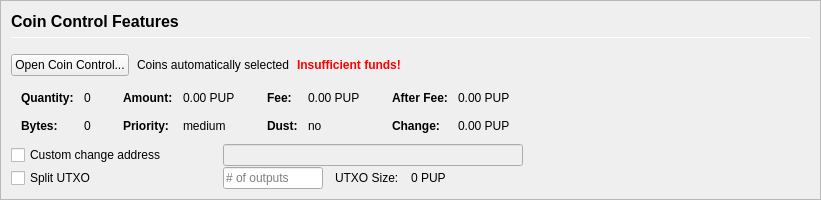
         <widget class="QFrame" name="frameCoinControl">
          <property name="sizePolicy">
           <sizepolicy hsizetype="Expanding" vsizetype="Expanding">
            <horstretch>0</horstretch>
            <verstretch>0</verstretch>
           </sizepolicy>
          </property>
          <property name="maximumSize">
           <size>
            <width>16777215</width>
            <height>16777215</height>
           </size>
          </property>
          <property name="frameShape">
           <enum>QFrame::StyledPanel</enum>
          </property>
          <property name="frameShadow">
           <enum>QFrame::Sunken</enum>
          </property>
          <layout class="QVBoxLayout" name="verticalLayoutCoinControl2">
           <property name="spacing">
            <number>0</number>
           </property>
           <property name="margin">
            <number>0</number>
           </property>
           <item>
            <widget class="QFrame" name="frameCoinControl_BG">
             <layout class="QVBoxLayout" name="verticalLayoutCoinControl" stretch="0,0,0,0,0,0">
              <property name="spacing">
               <number>1</number>
              </property>
              <property name="leftMargin">
               <number>10</number>
              </property>
              <property name="topMargin">
               <number>10</number>
              </property>
              <item>
               <layout class="QHBoxLayout" name="horizontalLayoutCoinControl1">
                <property name="bottomMargin">
                 <number>15</number>
                </property>
                <item>
                 <layout class="QVBoxLayout" name="verticalLayout_3">
                  <property name="spacing">
                   <number>6</number>
                  </property>
                  <item>
                   <widget class="QLabel" name="labelCoinControlFeatures">
                    <property name="sizePolicy">
                     <sizepolicy hsizetype="Preferred" vsizetype="Maximum">
                      <horstretch>0</horstretch>
                      <verstretch>0</verstretch>
                     </sizepolicy>
                    </property>
                    <property name="minimumSize">
                     <size>
                      <width>0</width>
                      <height>20</height>
                     </size>
                    </property>
                    <property name="font">
                     <font>
                      <pointsize>12</pointsize>
                      <weight>75</weight>
                      <bold>true</bold>
                     </font>
                    </property>
                    <property name="styleSheet">
                     <string notr="true">font-weight:bold;</string>
                    </property>
                    <property name="text">
                     <string>Coin Control Features</string>
                    </property>
                   </widget>
                  </item>
                  <item>
                   <widget class="Line" name="line">
                    <property name="minimumSize">
                     <size>
                      <width>0</width>
                      <height>1</height>
                     </size>
                    </property>
                    <property name="maximumSize">
                     <size>
                      <width>16777215</width>
                      <height>1</height>
                     </size>
                    </property>
                    <property name="orientation">
                     <enum>Qt::Horizontal</enum>
                    </property>
                   </widget>
                  </item>
                 </layout>
                </item>
               </layout>
              </item>
              <item>
               <layout class="QHBoxLayout" name="horizontalLayoutCoinControl2" stretch="0,0,0,0">
                <property name="spacing">
                 <number>8</number>
                </property>
                <property name="bottomMargin">
                 <number>10</number>
                </property>
                <item>
                 <widget class="QPushButton" name="pushButtonCoinControl">
                  <property name="styleSheet">
                   <string notr="true"/>
                  </property>
                  <property name="text">
                   <string>Open Coin Control...</string>
                  </property>
                  <property name="autoDefault">
                   <bool>false</bool>
                  </property>
                 </widget>
                </item>
                <item>
                 <widget class="QLabel" name="labelCoinControlAutomaticallySelected">
                  <property name="text">
                   <string>Coins automatically selected</string>
                  </property>
                  <property name="margin">
                   <number>5</number>
                  </property>
                 </widget>
                </item>
                <item>
                 <widget class="QLabel" name="labelCoinControlInsuffFunds">
                  <property name="font">
                   <font>
                    <weight>75</weight>
                    <bold>true</bold>
                   </font>
                  </property>
                  <property name="styleSheet">
                   <string notr="true">color:red;font-weight:bold;</string>
                  </property>
                  <property name="text">
                   <string>Insufficient funds!</string>
                  </property>
                  <property name="margin">
                   <number>5</number>
                  </property>
                 </widget>
                </item>
                <item>
                 <spacer name="horizontalSpacerCoinControl">
                  <property name="orientation">
                   <enum>Qt::Horizontal</enum>
                  </property>
                  <property name="sizeHint" stdset="0">
                   <size>
                    <width>40</width>
                    <height>1</height>
                   </size>
                  </property>
                 </spacer>
                </item>
               </layout>
              </item>
              <item>
               <widget class="QWidget" name="widgetCoinControl" native="true">
                <property name="sizePolicy">
                 <sizepolicy hsizetype="Preferred" vsizetype="Preferred">
                  <horstretch>0</horstretch>
                  <verstretch>0</verstretch>
                 </sizepolicy>
                </property>
                <property name="minimumSize">
                 <size>
                  <width>0</width>
                  <height>0</height>
                 </size>
                </property>
                <property name="styleSheet">
                 <string notr="true"/>
                </property>
                <layout class="QHBoxLayout" name="horizontalLayoutCoinControl5">
                 <property name="margin">
                  <number>0</number>
                 </property>
                 <item>
                  <layout class="QHBoxLayout" name="horizontalLayoutCoinControl3" stretch="0,0,0,1">
                   <property name="spacing">
                    <number>20</number>
                   </property>
                   <property name="topMargin">
                    <number>0</number>
                   </property>
                   <property name="bottomMargin">
                    <number>10</number>
                   </property>
                   <item>
                    <layout class="QFormLayout" name="formLayoutCoinControl1">
                     <property name="horizontalSpacing">
                      <number>10</number>
                     </property>
                     <property name="verticalSpacing">
                      <number>14</number>
                     </property>
                     <property name="leftMargin">
                      <number>10</number>
                     </property>
                     <property name="topMargin">
                      <number>4</number>
                     </property>
                     <property name="rightMargin">
                      <number>6</number>
                     </property>
                     <item row="0" column="0">
                      <widget class="QLabel" name="labelCoinControlQuantityText">
                       <property name="font">
                        <font>
                         <weight>75</weight>
                         <bold>true</bold>
                        </font>
                       </property>
                       <property name="text">
                        <string>Quantity:</string>
                       </property>
                       <property name="margin">
                        <number>0</number>
                       </property>
                      </widget>
                     </item>
                     <item row="0" column="1">
                      <widget class="QLabel" name="labelCoinControlQuantity">
                       <property name="cursor">
                        <cursorShape>IBeamCursor</cursorShape>
                       </property>
                       <property name="contextMenuPolicy">
                        <enum>Qt::ActionsContextMenu</enum>
                       </property>
                       <property name="text">
                        <string notr="true">0</string>
                       </property>
                       <property name="margin">
                        <number>0</number>
                       </property>
                       <property name="textInteractionFlags">
                        <set>Qt::LinksAccessibleByMouse|Qt::TextSelectableByKeyboard|Qt::TextSelectableByMouse</set>
                       </property>
                      </widget>
                     </item>
                     <item row="1" column="0">
                      <widget class="QLabel" name="labelCoinControlBytesText">
                       <property name="font">
                        <font>
                         <weight>75</weight>
                         <bold>true</bold>
                        </font>
                       </property>
                       <property name="text">
                        <string>Bytes:</string>
                       </property>
                      </widget>
                     </item>
                     <item row="1" column="1">
                      <widget class="QLabel" name="labelCoinControlBytes">
                       <property name="cursor">
                        <cursorShape>IBeamCursor</cursorShape>
                       </property>
                       <property name="contextMenuPolicy">
                        <enum>Qt::ActionsContextMenu</enum>
                       </property>
                       <property name="text">
                        <string notr="true">0</string>
                       </property>
                       <property name="textInteractionFlags">
                        <set>Qt::LinksAccessibleByMouse|Qt::TextSelectableByKeyboard|Qt::TextSelectableByMouse</set>
                       </property>
                      </widget>
                     </item>
                    </layout>
                   </item>
                   <item>
                    <layout class="QFormLayout" name="formLayoutCoinControl2">
                     <property name="horizontalSpacing">
                      <number>10</number>
                     </property>
                     <property name="verticalSpacing">
                      <number>14</number>
                     </property>
                     <property name="leftMargin">
                      <number>6</number>
                     </property>
                     <property name="topMargin">
                      <number>4</number>
                     </property>
                     <property name="rightMargin">
                      <number>6</number>
                     </property>
                     <item row="0" column="0">
                      <widget class="QLabel" name="labelCoinControlAmountText">
                       <property name="font">
                        <font>
                         <weight>75</weight>
                         <bold>true</bold>
                        </font>
                       </property>
                       <property name="text">
                        <string>Amount:</string>
                       </property>
                       <property name="margin">
                        <number>0</number>
                       </property>
                      </widget>
                     </item>
                     <item row="0" column="1">
                      <widget class="QLabel" name="labelCoinControlAmount">
                       <property name="cursor">
                        <cursorShape>IBeamCursor</cursorShape>
                       </property>
                       <property name="contextMenuPolicy">
                        <enum>Qt::ActionsContextMenu</enum>
                       </property>
                       <property name="text">
                        <string notr="true">0.00 PUP</string>
                       </property>
                       <property name="textInteractionFlags">
                        <set>Qt::LinksAccessibleByMouse|Qt::TextSelectableByKeyboard|Qt::TextSelectableByMouse</set>
                       </property>
                      </widget>
                     </item>
                     <item row="1" column="0">
                      <widget class="QLabel" name="labelCoinControlPriorityText">
                       <property name="font">
                        <font>
                         <weight>75</weight>
                         <bold>true</bold>
                        </font>
                       </property>
                       <property name="text">
                        <string>Priority:</string>
                       </property>
                      </widget>
                     </item>
                     <item row="1" column="1">
                      <widget class="QLabel" name="labelCoinControlPriority">
                       <property name="cursor">
                        <cursorShape>IBeamCursor</cursorShape>
                       </property>
                       <property name="contextMenuPolicy">
                        <enum>Qt::ActionsContextMenu</enum>
                       </property>
                       <property name="text">
                        <string>medium</string>
                       </property>
                       <property name="textInteractionFlags">
                        <set>Qt::LinksAccessibleByMouse|Qt::TextSelectableByKeyboard|Qt::TextSelectableByMouse</set>
                       </property>
                      </widget>
                     </item>
                    </layout>
                   </item>
                   <item>
                    <layout class="QFormLayout" name="formLayoutCoinControl3">
                     <property name="horizontalSpacing">
                      <number>10</number>
                     </property>
                     <property name="verticalSpacing">
                      <number>14</number>
                     </property>
                     <property name="leftMargin">
                      <number>6</number>
                     </property>
                     <property name="topMargin">
                      <number>4</number>
                     </property>
                     <property name="rightMargin">
                      <number>6</number>
                     </property>
                     <item row="0" column="0">
                      <widget class="QLabel" name="labelCoinControlFeeText">
                       <property name="font">
                        <font>
                         <weight>75</weight>
                         <bold>true</bold>
                        </font>
                       </property>
                       <property name="text">
                        <string>Fee:</string>
                       </property>
                       <property name="margin">
                        <number>0</number>
                       </property>
                      </widget>
                     </item>
                     <item row="0" column="1">
                      <widget class="QLabel" name="labelCoinControlFee">
                       <property name="cursor">
                        <cursorShape>IBeamCursor</cursorShape>
                       </property>
                       <property name="contextMenuPolicy">
                        <enum>Qt::ActionsContextMenu</enum>
                       </property>
                       <property name="text">
                        <string notr="true">0.00 PUP</string>
                       </property>
                       <property name="textInteractionFlags">
                        <set>Qt::LinksAccessibleByMouse|Qt::TextSelectableByKeyboard|Qt::TextSelectableByMouse</set>
                       </property>
                      </widget>
                     </item>
                     <item row="1" column="0">
                      <widget class="QLabel" name="labelCoinControlLowOutputText">
                       <property name="font">
                        <font>
                         <weight>75</weight>
                         <bold>true</bold>
                        </font>
                       </property>
                       <property name="text">
                        <string>Dust:</string>
                       </property>
                      </widget>
                     </item>
                     <item row="1" column="1">
                      <widget class="QLabel" name="labelCoinControlLowOutput">
                       <property name="cursor">
                        <cursorShape>IBeamCursor</cursorShape>
                       </property>
                       <property name="contextMenuPolicy">
                        <enum>Qt::ActionsContextMenu</enum>
                       </property>
                       <property name="text">
                        <string>no</string>
                       </property>
                       <property name="textInteractionFlags">
                        <set>Qt::LinksAccessibleByMouse|Qt::TextSelectableByKeyboard|Qt::TextSelectableByMouse</set>
                       </property>
                      </widget>
                     </item>
                    </layout>
                   </item>
                   <item>
                    <layout class="QFormLayout" name="formLayoutCoinControl4">
                     <property name="horizontalSpacing">
                      <number>10</number>
                     </property>
                     <property name="verticalSpacing">
                      <number>14</number>
                     </property>
                     <property name="leftMargin">
                      <number>6</number>
                     </property>
                     <property name="topMargin">
                      <number>4</number>
                     </property>
                     <property name="rightMargin">
                      <number>6</number>
                     </property>
                     <item row="0" column="0">
                      <widget class="QLabel" name="labelCoinControlAfterFeeText">
                       <property name="font">
                        <font>
                         <weight>75</weight>
                         <bold>true</bold>
                        </font>
                       </property>
                       <property name="text">
                        <string>After Fee:</string>
                       </property>
                       <property name="margin">
                        <number>0</number>
                       </property>
                      </widget>
                     </item>
                     <item row="0" column="1">
                      <widget class="QLabel" name="labelCoinControlAfterFee">
                       <property name="cursor">
                        <cursorShape>IBeamCursor</cursorShape>
                       </property>
                       <property name="contextMenuPolicy">
                        <enum>Qt::ActionsContextMenu</enum>
                       </property>
                       <property name="text">
                        <string notr="true">0.00 PUP</string>
                       </property>
                       <property name="textInteractionFlags">
                        <set>Qt::LinksAccessibleByMouse|Qt::TextSelectableByKeyboard|Qt::TextSelectableByMouse</set>
                       </property>
                      </widget>
                     </item>
                     <item row="1" column="0">
                      <widget class="QLabel" name="labelCoinControlChangeText">
                       <property name="font">
                        <font>
                         <weight>75</weight>
                         <bold>true</bold>
                        </font>
                       </property>
                       <property name="text">
                        <string>Change:</string>
                       </property>
                      </widget>
                     </item>
                     <item row="1" column="1">
                      <widget class="QLabel" name="labelCoinControlChange">
                       <property name="cursor">
                        <cursorShape>IBeamCursor</cursorShape>
                       </property>
                       <property name="contextMenuPolicy">
                        <enum>Qt::ActionsContextMenu</enum>
                       </property>
                       <property name="text">
                        <string notr="true">0.00 PUP</string>
                       </property>
                       <property name="textInteractionFlags">
                        <set>Qt::LinksAccessibleByMouse|Qt::TextSelectableByKeyboard|Qt::TextSelectableByMouse</set>
                       </property>
                      </widget>
                     </item>
                    </layout>
                   </item>
                  </layout>
                 </item>
                </layout>
               </widget>
              </item>
              <item>
               <layout class="QHBoxLayout" name="horizontalLayoutCoinControl4">
                <property name="spacing">
                 <number>12</number>
                </property>
                <property name="sizeConstraint">
                 <enum>QLayout::SetDefaultConstraint</enum>
                </property>
                <property name="topMargin">
                 <number>0</number>
                </property>
                <property name="rightMargin">
                 <number>0</number>
                </property>
                <item>
                 <widget class="QCheckBox" name="checkBoxCoinControlChange">
                  <property name="sizePolicy">
                   <sizepolicy hsizetype="Preferred" vsizetype="Preferred">
                    <horstretch>0</horstretch>
                    <verstretch>0</verstretch>
                   </sizepolicy>
                  </property>
                  <property name="minimumSize">
                   <size>
                    <width>200</width>
                    <height>0</height>
                   </size>
                  </property>
                  <property name="maximumSize">
                   <size>
                    <width>200</width>
                    <height>16777215</height>
                   </size>
                  </property>
                  <property name="toolTip">
                   <string>If this is activated, but the change address is empty or invalid, change will be sent to a newly generated address.</string>
                  </property>
                  <property name="text">
                   <string>Custom change address</string>
                  </property>
                 </widget>
                </item>
                <item>
                 <widget class="QValidatedLineEdit" name="lineEditCoinControlChange">
                  <property name="enabled">
                   <bool>false</bool>
                  </property>
                  <property name="sizePolicy">
                   <sizepolicy hsizetype="Preferred" vsizetype="Preferred">
                    <horstretch>0</horstretch>
                    <verstretch>0</verstretch>
                   </sizepolicy>
                  </property>
                  <property name="minimumSize">
                   <size>
                    <width>300</width>
                    <height>0</height>
                   </size>
                  </property>
                 </widget>
                </item>
                <item>
                 <widget class="QLabel" name="labelCoinControlChangeLabel">
                  <property name="sizePolicy">
                   <sizepolicy hsizetype="Preferred" vsizetype="Preferred">
                    <horstretch>0</horstretch>
                    <verstretch>0</verstretch>
                   </sizepolicy>
                  </property>
                  <property name="minimumSize">
                   <size>
                    <width>100</width>
                    <height>0</height>
                   </size>
                  </property>
                  <property name="text">
                   <string/>
                  </property>
                  <property name="margin">
                   <number>3</number>
                  </property>
                 </widget>
                </item>
               </layout>
              </item>
              <item>
               <layout class="QHBoxLayout" name="horizontalLayoutCoinControl6">
                <property name="spacing">
                 <number>12</number>
                </property>
                <property name="rightMargin">
                 <number>0</number>
                </property>
                <item>
                 <widget class="QCheckBox" name="splitBlockCheckBox">
                  <property name="sizePolicy">
                   <sizepolicy hsizetype="Preferred" vsizetype="Preferred">
                    <horstretch>0</horstretch>
                    <verstretch>0</verstretch>
                   </sizepolicy>
                  </property>
                  <property name="minimumSize">
                   <size>
                    <width>200</width>
                    <height>0</height>
                   </size>
                  </property>
                  <property name="maximumSize">
                   <size>
                    <width>200</width>
                    <height>16777215</height>
                   </size>
                  </property>
                  <property name="text">
                   <string>Split UTXO</string>
                  </property>
                 </widget>
                </item>
                <item>
                 <widget class="QLineEdit" name="splitBlockLineEdit">
                  <property name="sizePolicy">
                   <sizepolicy hsizetype="Preferred" vsizetype="Preferred">
                    <horstretch>50</horstretch>
                    <verstretch>0</verstretch>
                   </sizepolicy>
                  </property>
                  <property name="minimumSize">
                   <size>
                    <width>100</width>
                    <height>0</height>
                   </size>
                  </property>
                  <property name="maximumSize">
                   <size>
                    <width>100</width>
                    <height>16777215</height>
                   </size>
                  </property>
                  <property name="placeholderText">
                   <string># of outputs</string>
                  </property>
                 </widget>
                </item>
                <item>
                 <widget class="QLabel" name="labelBlockSizeText">
                  <property name="text">
                   <string>UTXO Size:</string>
                  </property>
                 </widget>
                </item>
                <item>
                 <widget class="QLabel" name="labelBlockSize">
                  <property name="text">
                   <string>0 PUP</string>
                  </property>
                 </widget>
                </item>
                <item>
                 <spacer name="horizontalSpacer_7">
                  <property name="orientation">
                   <enum>Qt::Horizontal</enum>
                  </property>
                  <property name="sizeHint" stdset="0">
                   <size>
                    <width>40</width>
                    <height>20</height>
                   </size>
                  </property>
                 </spacer>
                </item>
               </layout>
              </item>
              <item>
               <spacer name="verticalSpacerCoinControl">
                <property name="orientation">
                 <enum>Qt::Vertical</enum>
                </property>
                <property name="sizeHint" stdset="0">
                 <size>
                  <width>800</width>
                  <height>1</height>
                 </size>
                </property>
               </spacer>
              </item>
             </layout>
            </widget>
           </item>
          </layout>
         </widget>
